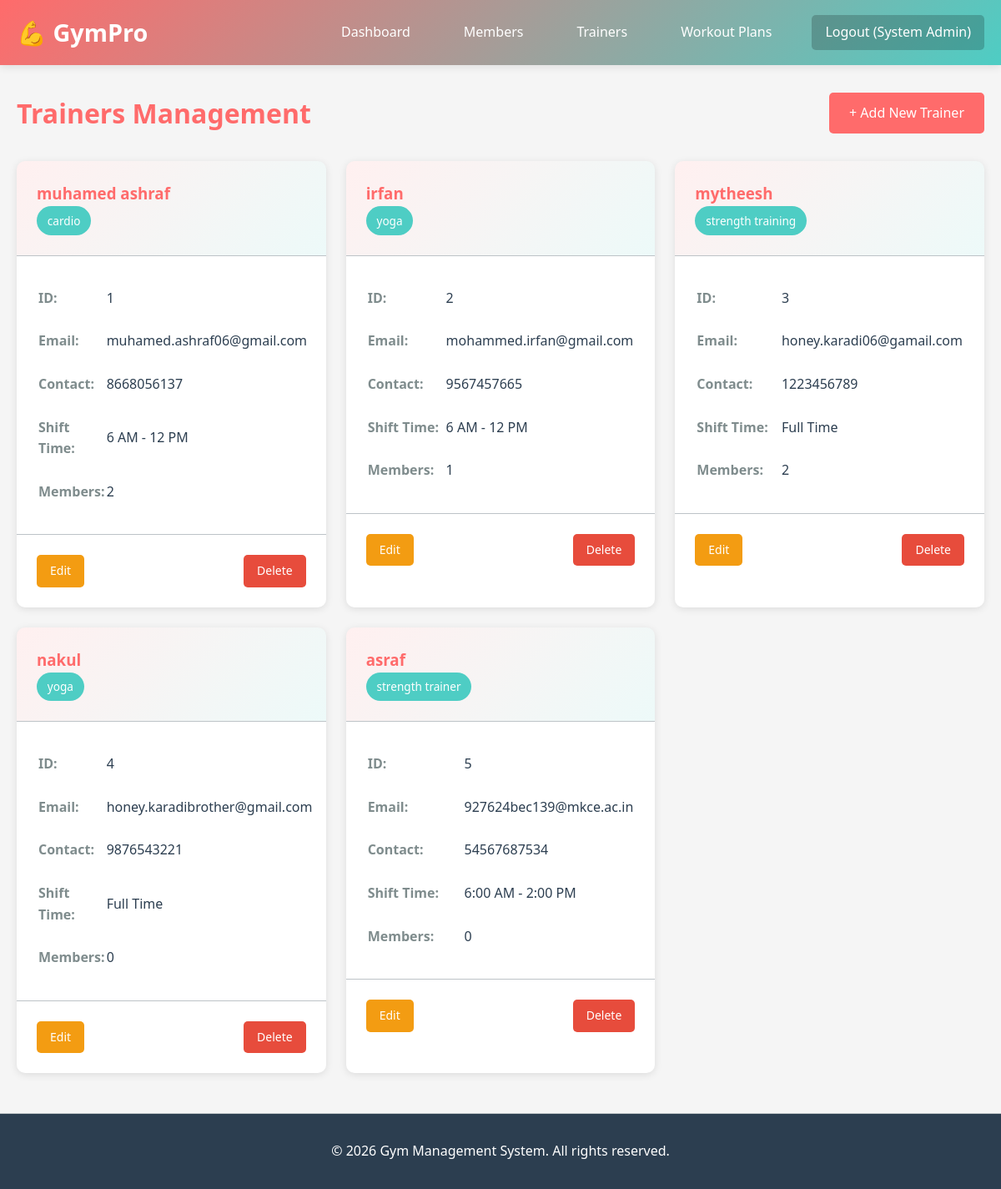
/trainers (signed in), run on the app's committed database.
### app.py (models this page shows)
class Trainer(db.Model):
    __tablename__ = 'trainer'
    trainer_id = db.Column(db.Integer, primary_key=True)
    name = db.Column(db.String(100), nullable=False)
    specialization = db.Column(db.String(100), nullable=False)
    contact_no = db.Column(db.String(15), nullable=False)
    shift_time = db.Column(db.String(50), nullable=False)
    email = db.Column(db.String(100), unique=True)
    created_at = db.Column(db.DateTime, default=datetime.utcnow)
    members = db.relationship('Member', backref='trainer', lazy=True)

### app.py (the view)
@app.route('/trainers')
def trainers_list():
    if 'admin_id' not in session:
        return redirect(url_for('login'))
    trainers = Trainer.query.all()
    return render_template('trainers_list.html', trainers=trainers)

### templates/trainers_list.html (shortened to what this page needs)
{% extends 'base.html' %}
{% block content %}
<div class="page-header">
    <h1>Trainers Management</h1>
    <a href="{{ url_for('add_trainer') }}" class="btn btn-primary">+ Add New Trainer</a>
</div>
{% if trainers %}
<div class="trainer-cards">
    {% for trainer in trainers %}
    <div class="card trainer-card">
        <div class="card-header">
            <h3>{{ trainer.name }}</h3>
            <span class="badge">{{ trainer.specialization }}</span>
        </div>
        <div class="card-body">
            <table class="info-table">
                <tr><td><strong>ID:</strong></td><td>{{ trainer.trainer_id }}</td></tr>
                <tr><td><strong>Email:</strong></td><td>{{ trainer.email or 'N/A' }}</td></tr>
                <tr><td><strong>Contact:</strong></td><td>{{ trainer.contact_no }}</td></tr>
                <tr><td><strong>Shift Time:</strong></td><td>{{ trainer.shift_time }}</td></tr>
                <tr><td><strong>Members:</strong></td><td>{{ trainer.members|length }}</td></tr>
            </table>
        </div>
        <div class="card-actions">
            <a href="{{ url_for('edit_trainer', trainer_id=trainer.trainer_id) }}" class="btn btn-sm btn-warning">Edit</a>
            <a href="{{ url_for('delete_trainer', trainer_id=trainer.trainer_id) }}" class="btn btn-sm btn-danger" onclick="return confirm('Are you sure?')">Delete</a>
        </div>
    </div>
    {% endfor %}
</div>
{% else %}
<div class="no-data-container">
    <p>No trainers found. <a href="{{ url_for('add_trainer') }}">Add your first trainer</a></p>
</div>
{% endif %}
{% endblock %}

### static/css/style.css (style rules this page uses)
* { margin: 0; padding: 0; box-sizing: border-box; }
:root { --primary-color: #FF6B6B; --secondary-color: #4ECDC4; --dark-color: #2C3E50; --light-color: #ECF0F1; --success-color: #27AE60; --warning-color: #F39C12; --danger-color: #E74C3C; --info-color: #3498DB; --text-color: #2C3E50; --border-color: #BDC3C7; --shadow: 0 2px 10px rgba(0,0,0,0.1); --transition: all 0.3s ease; }
html, body { font-family: 'Segoe UI', Tahoma, Geneva, Verdana, sans-serif; background-color: #f5f5f5; color: var(--text-color); line-height: 1.6; }
.btn { display: inline-block; padding: 0.75rem 1.5rem; font-size: 1rem; border: none; border-radius: 5px; cursor: pointer; text-decoration: none; transition: var(--transition); font-weight: 500; text-align: center; white-space: nowrap; }
.btn-primary { background-color: var(--primary-color); color: white; }
.btn-warning { background-color: var(--warning-color); color: white; }
.btn-danger { background-color: var(--danger-color); color: white; }
.btn-sm { padding: 0.5rem 1rem; font-size: 0.875rem; }
.page-header { display: flex; justify-content: space-between; align-items: center; margin-bottom: 2rem; }
.page-header h1 { color: var(--primary-color); font-size: 2rem; }
.card { background: white; border-radius: 10px; box-shadow: var(--shadow); overflow: hidden; transition: var(--transition); }
.card-header { padding: 1.5rem; border-bottom: 1px solid var(--border-color); background: linear-gradient(135deg, rgba(255,107,107,0.1), rgba(78,205,196,0.1)); }
.card-header h3 { color: var(--primary-color); margin: 0; }
.card-body { padding: 1.5rem; }
.card-actions { padding: 1.5rem; border-top: 1px solid var(--border-color); display: flex; gap: 1rem; justify-content: space-between; }
.trainer-cards, .plan-cards { display: grid; grid-template-columns: repeat(auto-fill, minmax(300px, 1fr)); gap: 1.5rem; margin: 1.5rem 0; }
.trainer-card, .plan-card { display: flex; flex-direction: column; }
.info-table { width: 100%; }
.info-table tr { border-bottom: 1px solid var(--border-color); }
.info-table tr:last-child { border-bottom: none; }
.info-table td { padding: 0.75rem 0; }
.info-table td:first-child { width: 40%; color: #7f8c8d; }
.badge { display: inline-block; padding: 0.4rem 0.8rem; background-color: var(--secondary-color); color: white; border-radius: 20px; font-size: 0.85rem; font-weight: 500; }

### data on the page
Trainer: name "muhamed ashraf", specialization "cardio", trainer_id "1", email "muhamed.ashraf06@gmail.com", contact_no "8668056137", shift_time "6 AM - 12 PM", members|length "2"
Trainer: name "irfan", specialization "yoga", trainer_id "2", email "mohammed.irfan@gmail.com", contact_no "9567457665", shift_time "6 AM - 12 PM", members|length "1"
Trainer: name "mytheesh", specialization "strength training", trainer_id "3", email "honey.karadi06@gamail.com", contact_no "1223456789", shift_time "Full Time", members|length "2"
Trainer: name "nakul", specialization "yoga", trainer_id "4", email "honey.karadibrother@gmail.com", contact_no "9876543221", shift_time "Full Time", members|length "0"
Trainer: name "asraf", specialization "strength trainer", trainer_id "5", email "927624bec139@mkce.ac.in", contact_no "54567687534", shift_time "6:00 AM - 2:00 PM", members|length "0"

### other printed values
{{ session.get('admin_name') }} "System Admin"
